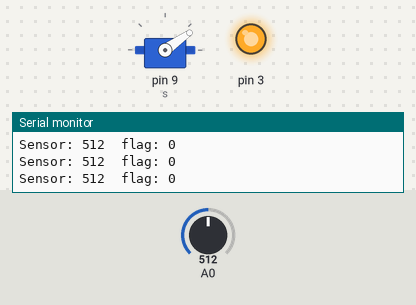
Bench run of a sketch on a simulated Arduino Uno, built with avr-gcc and run on an emulated ATmega328P. On the bench: servo, output pins drawn as LEDs (lit = HIGH), the last lines printed to the serial monitor. The test bench sets the inputs (shaded band); at power-on: A0 = 512.

Above: at 1.2 s.
1.3 s: A0 set to 110
4.3 s: A0 set to 95
At 5.5 s:
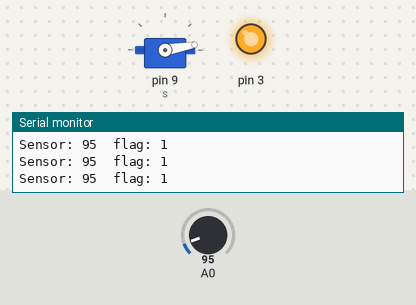
Timing chart, 0 to 7.3 s (numbered marks = the images above; inputs shaded):
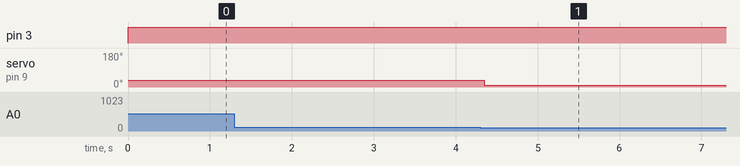

Measured:
- the behaviour switches between 101 and 100 on A0 (found by bisection; images 0 and 1)
- after the input at 4.3 s, servo on pin 9 (s): 35° → 10° after 0.05 s

The sketch:

object_detect_to_buutonPress.ino
```cpp
#include <Servo.h>
int sensValue= 0;
Servo s;
void setup() {
  // put your setup code here, to run once:
  s.attach(9);
  pinMode(3, OUTPUT);
  Serial.begin(9600);

}

void loop() {
  // put your main code here, to run repeatedly:
  sensValue= analogRead(A0);
  int ser=0;
  if(sensValue <= 100){
    s.write(10);
    ser = 1;
  }
  else{
    ser= 0;
    s.write(35);
  }
  digitalWrite(3, 1);
  Serial.print("Sensor: ");
  Serial.print(sensValue);
  Serial.print("  flag: ");
  Serial.println(ser);

  delay(50);


}
```
